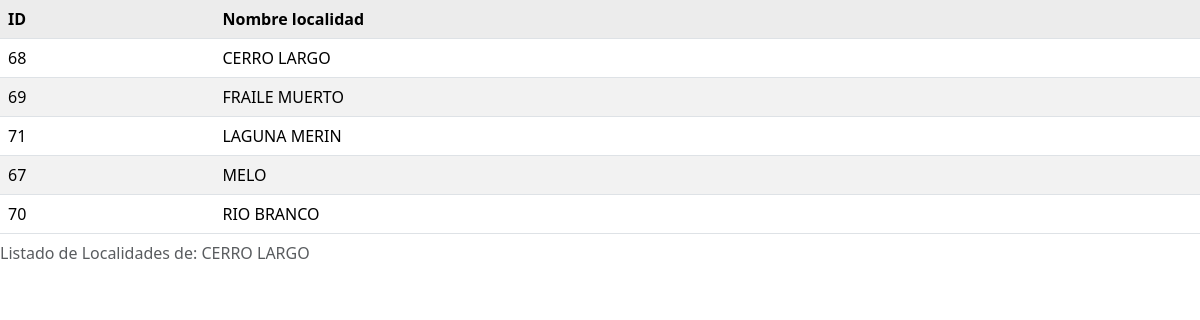
The app's page /base-datos/localidades-ver.php?dptcod=3 with its own data.
### tables this page shows
CREATE TABLE `departamentos` (
  `Dptcod` int(2) NOT NULL,
  `Dptnom` varchar(14) DEFAULT NULL
);

CREATE TABLE `localidades` (
  `Locid` int(3) DEFAULT NULL,
  `Dptcod` int(2) DEFAULT NULL,
  `LocNom` varchar(30) DEFAULT NULL
);

### base-datos/localidades-ver.php (the view, shortened to what this page needs)
<?php
extract($_GET, EXTR_OVERWRITE);
require('./db.php');
$sql = "SELECT * FROM departamentos WHERE Dptcod='".$dptcod."' LIMIT 1";
$result = mysqli_query($conn, $sql);
while($row = mysqli_fetch_array($result, MYSQLI_ASSOC)){
	$nombredepartamento = $row['Dptnom'];;
}
?>
<html>
<head>
<link href='/bootstrap-5.3.8-dist/css/bootstrap.css' rel='stylesheet' type='text/css'>
</head>
<body>
<table class='table table-hover table-striped'>
<caption>Listado de Localidades de: <?php echo $nombredepartamento; ?></caption>
<tr>
	<th>ID</th>
	<th>Nombre localidad</th>
</tr>
<?php
$sql = "SELECT * FROM localidades WHERE Dptcod='".$dptcod."' ORDER BY LocNom";
$result = mysqli_query($conn, $sql);
while($row = mysqli_fetch_array($result, MYSQLI_ASSOC)){
	echo "<tr>\n";
	echo "<td>".$row['Locid']."</td>\n";
	echo "<td>".$row['LocNom']."</td>\n";
	echo "</tr>\n";
}
?>
</table>
</body>
</html>

### records on screen
departamentos: Dptnom "CERRO LARGO"
localidades: Locid "68", LocNom "CERRO LARGO"
localidades: Locid "69", LocNom "FRAILE MUERTO"
localidades: Locid "71", LocNom "LAGUNA MERIN"
localidades: Locid "67", LocNom "MELO"
localidades: Locid "70", LocNom "RIO BRANCO"
